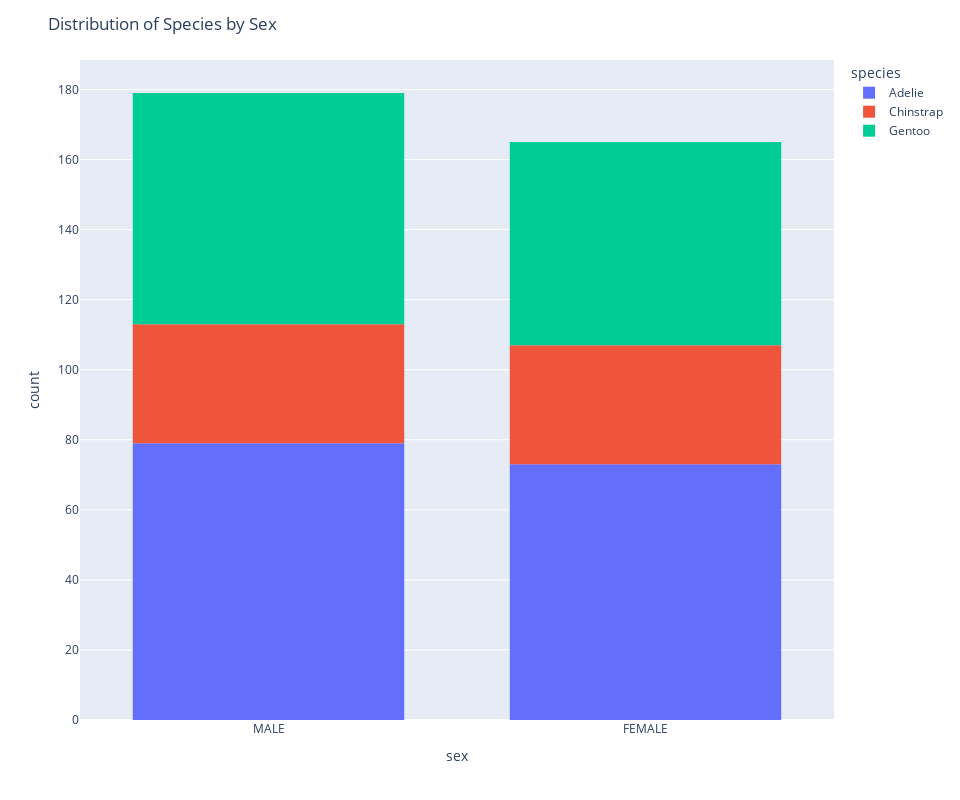

Write notebook code for a chart like this one.
### Markdown cell above
Let's display the distribution of species by sex.

### Code cell
fig = px.histogram(penguins, x="sex", color="species", nbins=50)

fig.update_layout(
    height=800, 
    width=960, 
    title_text="Distribution of Species by Sex",
    xaxis_title_text='sex',
    yaxis_title_text='count',
    bargap=0.2,
    bargroupgap=0.1
)

fig.show()

### Figure 1 — Plotly figure (JSON) as saved in the notebook; plotly's stock layout.template omitted (floating-point values rounded to 4 significant figures; data arrays with more than 128 entries replaced by an {"elided": "..."} marker saying what was removed)
{"data": [{"alignmentgroup": "True", "bingroup": "x", "hovertemplate": "species=Adelie<br>sex=%{x}<br>count=%{y}<extra></extra>", "legendgroup": "Adelie", "marker": {"color": "#636efa", "pattern": {"shape": ""}}, "name": "Adelie", "nbinsx": 50, "offsetgroup": "Adelie", "orientation": "v", "showlegend": true, "type": "histogram", "x": {"elided": "152 str values"}, "xaxis": "x", "yaxis": "y"}, {"alignmentgroup": "True", "bingroup": "x", "hovertemplate": "species=Chinstrap<br>sex=%{x}<br>count=%{y}<extra></extra>", "legendgroup": "Chinstrap", "marker": {"color": "#EF553B", "pattern": {"shape": ""}}, "name": "Chinstrap", "nbinsx": 50, "offsetgroup": "Chinstrap", "orientation": "v", "showlegend": true, "type": "histogram", "x": ["FEMALE", "MALE", "MALE", "FEMALE", "MALE", "FEMALE", "FEMALE", "MALE", "FEMALE", "MALE", "FEMALE", "MALE", "FEMALE", "MALE", "FEMALE", "MALE", "MALE", "FEMALE", "FEMALE", "MALE", "FEMALE", "MALE", "FEMALE", "MALE", "FEMALE", "MALE", "FEMALE", "MALE", "FEMALE", "MALE", "FEMALE", "MALE", "FEMALE", "MALE", "MALE", "FEMALE", "FEMALE", "MALE", "FEMALE", "MALE", "MALE", "FEMALE", "MALE", "FEMALE", "FEMALE", "MALE", "FEMALE", "MALE", "MALE", "FEMALE", "FEMALE", "MALE", "FEMALE", "MALE", "FEMALE", "MALE", "FEMALE", "MALE", "MALE", "FEMALE", "MALE", "FEMALE", "FEMALE", "MALE", "FEMALE", "MALE", "MALE", "FEMALE"], "xaxis": "x", "yaxis": "y"}, {"alignmentgroup": "True", "bingroup": "x", "hovertemplate": "species=Gentoo<br>sex=%{x}<br>count=%{y}<extra></extra>", "legendgroup": "Gentoo", "marker": {"color": "#00cc96", "pattern": {"shape": ""}}, "name": "Gentoo", "nbinsx": 50, "offsetgroup": "Gentoo", "orientation": "v", "showlegend": true, "type": "histogram", "x": ["FEMALE", "MALE", "FEMALE", "MALE", "MALE", "FEMALE", "FEMALE", "MALE", "FEMALE", "MALE", "FEMALE", "MALE", "FEMALE", "MALE", "FEMALE", "MALE", "FEMALE", "MALE", "FEMALE", "MALE", "MALE", "FEMALE", "FEMALE", "MALE", "FEMALE", "MALE", "MALE", "MALE", "FEMALE", "MALE", "MALE", "FEMALE", "FEMALE", "MALE", "FEMALE", "MALE", "FEMALE", "MALE", "FEMALE", "MALE", "FEMALE", "MALE", "FEMALE", "MALE", "MALE", "FEMALE", "FEMALE", "MALE", "FEMALE", "MALE", "FEMALE", "MALE", "FEMALE", "MALE", "FEMALE", "MALE", "FEMALE", "MALE", "FEMALE", "MALE", "FEMALE", "MALE", "FEMALE", "MALE", "FEMALE", "MALE", "MALE", "MALE", "FEMALE", "MALE", "FEMALE", "MALE", "MALE", "FEMALE", "FEMALE", "MALE", "FEMALE", "MALE", "FEMALE", "MALE", "FEMALE", "MALE", "FEMALE", "MALE", "FEMALE", "MALE", "FEMALE", "MALE", "FEMALE", "MALE", "FEMALE", "MALE", "FEMALE", "MALE", "FEMALE", "MALE", "MALE", "FEMALE", "FEMALE", "MALE", "FEMALE", "MALE", "FEMALE", "MALE", "MALE", "MALE", "FEMALE", "MALE", "FEMALE", "MALE", "FEMALE", "MALE", "FEMALE", "MALE", "FEMALE", "MALE", "MALE", "MALE", "FEMALE", "MALE", "FEMALE", "MALE", "FEMALE", "MALE"], "xaxis": "x", "yaxis": "y"}], "layout": {"bargap": 0.2, "bargroupgap": 0.1, "barmode": "relative", "height": 800, "legend": {"title": {"text": "species"}, "tracegroupgap": 0}, "margin": {"t": 60}, "title": {"text": "Distribution of Species by Sex"}, "width": 960, "xaxis": {"anchor": "y", "domain": [0, 1], "title": {"text": "sex"}}, "yaxis": {"anchor": "x", "domain": [0, 1], "title": {"text": "count"}}}}
